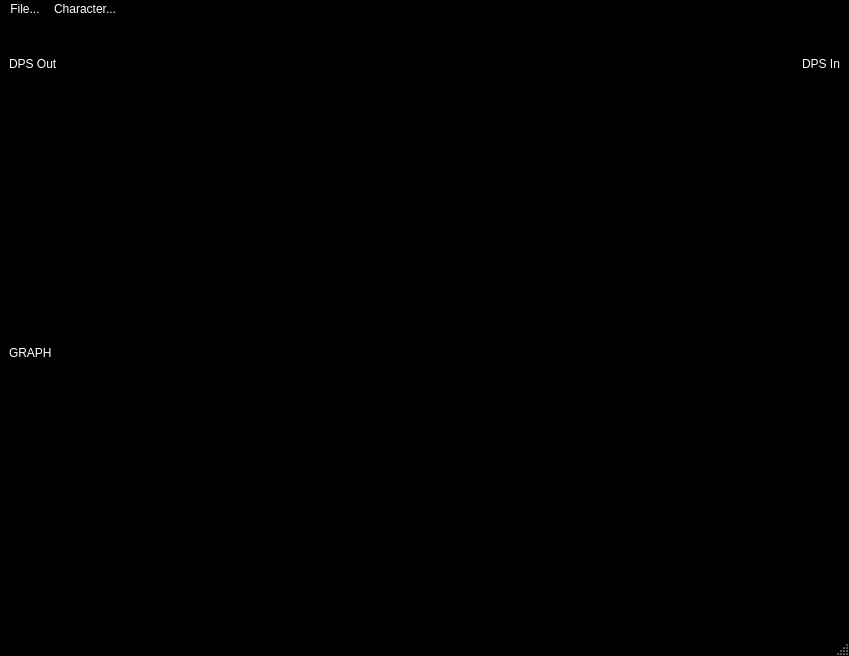
<?xml version="1.0" encoding="UTF-8"?>
<ui version="4.0">
 <class>MainWindow</class>
 <widget class="QMainWindow" name="MainWindow">
  <property name="geometry">
   <rect>
    <x>0</x>
    <y>0</y>
    <width>849</width>
    <height>656</height>
   </rect>
  </property>
  <property name="windowTitle">
   <string>PyEveLiveDPS</string>
  </property>
  <property name="autoFillBackground">
   <bool>false</bool>
  </property>
  <property name="styleSheet">
   <string notr="true">QMainWindow, QMenuBar, QMenuBar, QPushButton, QLabel, QGraphicsView { 
  background: black;
  color: white
}
QPushButton {
  padding:2px 0px 2px 0px;
  border-style: none;
}
QPushButton:hover { background: rgb(60, 60, 60) }
QPushButton:pressed { background: rgb(85, 85, 85) }
QMenuBar::item:selected { background: rgb(60, 60, 60) }</string>
  </property>
  <widget class="QWidget" name="centralwidget">
   <property name="sizePolicy">
    <sizepolicy hsizetype="Expanding" vsizetype="Expanding">
     <horstretch>0</horstretch>
     <verstretch>0</verstretch>
    </sizepolicy>
   </property>
   <layout class="QGridLayout" name="gridLayout_2">
    <item row="0" column="0">
     <layout class="QGridLayout" name="mainGrid">
      <item row="7" column="0">
       <widget class="QLabel" name="label">
        <property name="sizePolicy">
         <sizepolicy hsizetype="Preferred" vsizetype="Expanding">
          <horstretch>0</horstretch>
          <verstretch>0</verstretch>
         </sizepolicy>
        </property>
        <property name="text">
         <string>GRAPH</string>
        </property>
       </widget>
      </item>
      <item row="1" column="0">
       <layout class="QGridLayout" name="topGrid" columnstretch="0,0,0,0,0" columnminimumwidth="0,0,0,0,0">
        <property name="horizontalSpacing">
         <number>3</number>
        </property>
        <item row="0" column="1">
         <spacer name="horizontalSpacer_2">
          <property name="orientation">
           <enum>Qt::Horizontal</enum>
          </property>
          <property name="sizeHint" stdset="0">
           <size>
            <width>40</width>
            <height>20</height>
           </size>
          </property>
         </spacer>
        </item>
        <item row="0" column="4">
         <widget class="QPushButton" name="buttonQuit">
          <property name="sizePolicy">
           <sizepolicy hsizetype="Minimum" vsizetype="Fixed">
            <horstretch>0</horstretch>
            <verstretch>0</verstretch>
           </sizepolicy>
          </property>
          <property name="text">
           <string/>
          </property>
          <property name="flat">
           <bool>false</bool>
          </property>
         </widget>
        </item>
        <item row="0" column="3">
         <widget class="QPushButton" name="buttonCollapse">
          <property name="text">
           <string/>
          </property>
         </widget>
        </item>
        <item row="0" column="2">
         <widget class="QPushButton" name="buttonMinimize">
          <property name="text">
           <string/>
          </property>
         </widget>
        </item>
        <item row="0" column="0">
         <spacer name="menuBarLocation">
          <property name="orientation">
           <enum>Qt::Horizontal</enum>
          </property>
          <property name="sizeType">
           <enum>QSizePolicy::Minimum</enum>
          </property>
          <property name="sizeHint" stdset="0">
           <size>
            <width>40</width>
            <height>20</height>
           </size>
          </property>
         </spacer>
        </item>
       </layout>
      </item>
      <item row="6" column="0">
       <layout class="QGridLayout" name="labelGrid">
        <item row="1" column="1">
         <spacer name="horizontalSpacer">
          <property name="orientation">
           <enum>Qt::Horizontal</enum>
          </property>
          <property name="sizeHint" stdset="0">
           <size>
            <width>40</width>
            <height>20</height>
           </size>
          </property>
         </spacer>
        </item>
        <item row="1" column="0">
         <widget class="QLabel" name="label_2">
          <property name="text">
           <string>DPS Out</string>
          </property>
         </widget>
        </item>
        <item row="1" column="2">
         <widget class="QLabel" name="label_3">
          <property name="text">
           <string>DPS In</string>
          </property>
         </widget>
        </item>
       </layout>
      </item>
     </layout>
    </item>
   </layout>
  </widget>
  <widget class="QStatusBar" name="statusbar"/>
  <widget class="QMenuBar" name="menubar">
   <property name="geometry">
    <rect>
     <x>0</x>
     <y>0</y>
     <width>849</width>
     <height>21</height>
    </rect>
   </property>
   <property name="sizePolicy">
    <sizepolicy hsizetype="Minimum" vsizetype="Minimum">
     <horstretch>0</horstretch>
     <verstretch>0</verstretch>
    </sizepolicy>
   </property>
   <property name="mouseTracking">
    <bool>true</bool>
   </property>
   <property name="autoFillBackground">
    <bool>false</bool>
   </property>
   <property name="nativeMenuBar">
    <bool>false</bool>
   </property>
   <widget class="QMenu" name="menuFile">
    <property name="title">
     <string>File...</string>
    </property>
    <addaction name="separator"/>
    <addaction name="actionQuit"/>
   </widget>
   <widget class="QMenu" name="menuCharacter">
    <property name="title">
     <string>Character...</string>
    </property>
    <addaction name="separator"/>
    <addaction name="actionOpen_Overview_Settings"/>
   </widget>
   <addaction name="menuFile"/>
   <addaction name="menuCharacter"/>
  </widget>
  <action name="actionQuit">
   <property name="text">
    <string>Quit</string>
   </property>
  </action>
  <action name="actionOpen_Overview_Settings">
   <property name="text">
    <string>Open Overview Settings</string>
   </property>
  </action>
  <action name="actionNo_character_logs_detected_for_past_24_hours">
   <property name="enabled">
    <bool>false</bool>
   </property>
   <property name="text">
    <string>No character logs detected for past 24 hours</string>
   </property>
  </action>
 </widget>
 <resources/>
 <connections/>
</ui>
